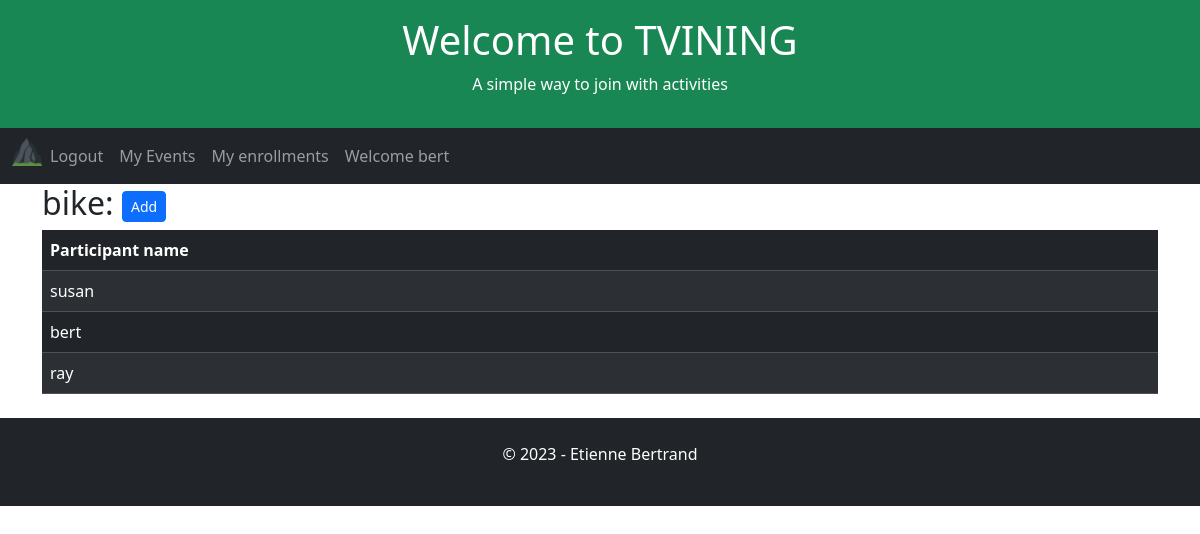
The page /event-enrollment/1 (signed in) on the database its author committed.
### app/models.py (models this page shows, shortened)
class User(UserMixin, db.Model):
    id = db.Column(db.Integer, primary_key=True)
    username = db.Column(db.String(64), index=True, unique=True)
    email = db.Column(db.String(120), index=True, unique=True)
    password_hash = db.Column(db.String(128))

class Event(db.Model):
    id = db.Column(db.Integer, primary_key=True)
    user_id = db.Column(db.Integer, db.ForeignKey('user.id', name='fk_event_user'), nullable=False)
    title = db.Column(db.String(255), nullable=False)
    date = db.Column(db.DateTime, index=True, default=datetime.utcnow)

class Enrollment(db.Model):
    id = db.Column(db.Integer, primary_key=True)
    user_id = db.Column(db.Integer, db.ForeignKey('user.id', name='fk_enrollment_user'), nullable=False)
    event_id = db.Column(db.Integer, db.ForeignKey('event.id', name='fk_enrollment_event'), nullable=False)
    date = db.Column(db.DateTime, index=True, default=datetime.utcnow)

### app/routes.py (the view)
@app.route('/event-enrollment', methods=['GET'])
@app.route('/event-enrollment/<event_id>', methods=['GET'])
@login_required
def eventEnrollments(event_id=0):
    global appName, appSlogan, appTitle, db
    eventEnrollments = db.session.query(
        Enrollment.id,
        Event.title,
        Event.date,
        User.username.label('enroller'),
    ).outerjoin(User, User.id == Enrollment.user_id
    ).outerjoin(Event, Enrollment.event_id == Event.id
    ).filter(Event.id == event_id
    ).all()
    eventTitle = eventEnrollments[0].title
    return render_template(
        'event-enrollments.html',
        appName=appName,
        appTitle=appTitle,
        appSlogan=appSlogan,
        eventTitle=eventTitle,
        eventEnrollments=eventEnrollments,
        )

### app/models.py (called while the page is built)
@login.user_loader
def load_user(id):
    return User.query.get(int(id))

### app/templates/event-enrollments.html
{% extends "home.html" %}
{% block content %}
    <h2>{{ eventTitle }}: <button type="button" class="btn btn-primary btn-sm">Add</button></h2>
        <table class="table table-dark table-hover table-striped table-responsive-sm">
            <thead>
            <tr>
                <th>Participant name</th>
            </tr>
            </thead>
            <tbody>
                {% for enrollment in eventEnrollments %}
                    <tr>
                        <td>{{ enrollment.enroller }}</td>
                    </tr>
                {% endfor %}
            </tbody>
        </table>
{% endblock %}

### app/templates/home.html (shortened to what this page needs)
<!DOCTYPE html>
<html lang="en">
<head>
    <link href="https://cdn.jsdelivr.net/npm/bootstrap@5.3.2/dist/css/bootstrap.min.css" rel="stylesheet">
</head>
<body>
    <div class="p-3 bg-success text-white text-center">
    {% if appTitle %}
        <h1>{{ appTitle }}</h1>
        {% else %}
        <h1>hard coded appTitle xyz</h1>
    {% endif %}
    {% if appSlogan %}
        <p>{{ appSlogan }}</p>
        {% else %}
        <p>hard coded appSlogan xyz</p>
    {% endif %}
    </div>
    <nav class="navbar navbar-expand-lg bg-dark navbar-dark">
        <div class="container-fluid">
            <div class="collapse navbar-collapse" id="navbarNav">
            <ul class="navbar-nav">
                <li class="nav-item">
                    <a class="nav-brand" href="{{ url_for('index') }}">
                        <img src="{{ url_for('static', filename='/favicon_io/favicon-32x32.png') }}" width="30" height="30" alt="">
                    </a>
                </li>
                {% if current_user.is_anonymous %}
                <li class="nav-item">
                <a class="nav-link" href="{{ url_for('login') }}">Login</a>
                </li>
                <li class="nav-item">
                    <a class="nav-link" href="{{ url_for('register') }}">Subscribe</a>
                </li>
                {% else %}
                <li class="nav-item">
                    <a class="nav-link" href="{{ url_for('logout') }}">Logout</a>
                </li>
                <li class="nav-item">
                    <a class="nav-link" href="{{ url_for('userEvents') }}">My Events</a>
                </li>
                <li class="nav-item">
                    <a class="nav-link" href="{{ url_for('userEnrollments') }}">My enrollments</a>
                </li>
                <li class="nav-item">
                    <a class="nav-link" href="{{ url_for('index') }}">Welcome {{ current_user.username }}</a>
                </li>
                {% endif %}
            </ul>
            </div>
        </div>
    </nav>
    <div class="container">
        {% block content %}{% endblock %}
    </div>
    <div class="mt-4 p-4 bg-dark text-white text-center">
    <p>© 2023 - Etienne Bertrand</p>
    </div>
</body>
</html>

### rows shown on the page
User: username "bert"
Event: title "bike"
Enrollment: enroller "susan"
Enrollment: enroller "bert"
Enrollment: enroller "ray"

### other values the page prints
{{ appTitle }} "Welcome to TVINING"
{{ appSlogan }} "A simple way to join with activities"
